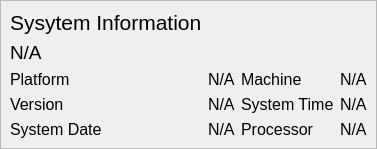
            <widget class="QWidget" name="system_page">
             <layout class="QVBoxLayout" name="verticalLayout_6">
              <property name="spacing">
               <number>0</number>
              </property>
              <property name="leftMargin">
               <number>0</number>
              </property>
              <property name="topMargin">
               <number>0</number>
              </property>
              <property name="rightMargin">
               <number>0</number>
              </property>
              <property name="bottomMargin">
               <number>0</number>
              </property>
              <item>
               <widget class="QFrame" name="frame_2">
                <property name="frameShape">
                 <enum>QFrame::StyledPanel</enum>
                </property>
                <property name="frameShadow">
                 <enum>QFrame::Raised</enum>
                </property>
                <layout class="QGridLayout" name="gridLayout_7">
                 <item row="4" column="2">
                  <widget class="QLabel" name="label_63">
                   <property name="font">
                    <font>
                     <pointsize>12</pointsize>
                     <italic>false</italic>
                     <bold>false</bold>
                    </font>
                   </property>
                   <property name="text">
                    <string>System Time</string>
                   </property>
                  </widget>
                 </item>
                 <item row="2" column="1">
                  <widget class="QLabel" name="system_platform">
                   <property name="font">
                    <font>
                     <pointsize>12</pointsize>
                     <italic>false</italic>
                     <bold>false</bold>
                    </font>
                   </property>
                   <property name="text">
                    <string>N/A</string>
                   </property>
                  </widget>
                 </item>
                 <item row="2" column="0">
                  <widget class="QLabel" name="label_56">
                   <property name="font">
                    <font>
                     <pointsize>12</pointsize>
                     <italic>false</italic>
                     <bold>false</bold>
                    </font>
                   </property>
                   <property name="text">
                    <string>Platform</string>
                   </property>
                  </widget>
                 </item>
                 <item row="4" column="0">
                  <widget class="QLabel" name="label_57">
                   <property name="font">
                    <font>
                     <pointsize>12</pointsize>
                     <italic>false</italic>
                     <bold>false</bold>
                    </font>
                   </property>
                   <property name="text">
                    <string>Version</string>
                   </property>
                  </widget>
                 </item>
                 <item row="5" column="0">
                  <widget class="QLabel" name="label_58">
                   <property name="font">
                    <font>
                     <pointsize>12</pointsize>
                     <italic>false</italic>
                     <bold>false</bold>
                    </font>
                   </property>
                   <property name="text">
                    <string>System Date</string>
                   </property>
                  </widget>
                 </item>
                 <item row="4" column="1">
                  <widget class="QLabel" name="system_version">
                   <property name="font">
                    <font>
                     <pointsize>12</pointsize>
                     <italic>false</italic>
                     <bold>false</bold>
                    </font>
                   </property>
                   <property name="text">
                    <string>N/A</string>
                   </property>
                  </widget>
                 </item>
                 <item row="2" column="2">
                  <widget class="QLabel" name="label_62">
                   <property name="font">
                    <font>
                     <pointsize>12</pointsize>
                     <italic>false</italic>
                     <bold>false</bold>
                    </font>
                   </property>
                   <property name="text">
                    <string>Machine</string>
                   </property>
                  </widget>
                 </item>
                 <item row="0" column="0">
                  <widget class="QLabel" name="label_54">
                   <property name="font">
                    <font>
                     <pointsize>16</pointsize>
                     <italic>false</italic>
                     <bold>false</bold>
                    </font>
                   </property>
                   <property name="text">
                    <string>Sysytem Information</string>
                   </property>
                  </widget>
                 </item>
                 <item row="5" column="1">
                  <widget class="QLabel" name="system_date">
                   <property name="font">
                    <font>
                     <pointsize>12</pointsize>
                     <italic>false</italic>
                     <bold>false</bold>
                    </font>
                   </property>
                   <property name="text">
                    <string>N/A</string>
                   </property>
                  </widget>
                 </item>
                 <item row="1" column="0">
                  <widget class="QLabel" name="system_name">
                   <property name="font">
                    <font>
                     <pointsize>14</pointsize>
                     <italic>false</italic>
                     <bold>false</bold>
                    </font>
                   </property>
                   <property name="text">
                    <string>N/A</string>
                   </property>
                  </widget>
                 </item>
                 <item row="2" column="3">
                  <widget class="QLabel" name="system_machine">
                   <property name="font">
                    <font>
                     <pointsize>12</pointsize>
                     <italic>false</italic>
                     <bold>false</bold>
                    </font>
                   </property>
                   <property name="text">
                    <string>N/A</string>
                   </property>
                  </widget>
                 </item>
                 <item row="4" column="3">
                  <widget class="QLabel" name="system_time">
                   <property name="font">
                    <font>
                     <pointsize>12</pointsize>
                     <italic>false</italic>
                     <bold>false</bold>
                    </font>
                   </property>
                   <property name="text">
                    <string>N/A</string>
                   </property>
                  </widget>
                 </item>
                 <item row="5" column="2">
                  <widget class="QLabel" name="label_64">
                   <property name="font">
                    <font>
                     <pointsize>12</pointsize>
                     <italic>false</italic>
                     <bold>false</bold>
                    </font>
                   </property>
                   <property name="text">
                    <string>Processor</string>
                   </property>
                  </widget>
                 </item>
                 <item row="5" column="3">
                  <widget class="QLabel" name="system_processor">
                   <property name="font">
                    <font>
                     <pointsize>12</pointsize>
                     <italic>false</italic>
                     <bold>false</bold>
                    </font>
                   </property>
                   <property name="text">
                    <string>N/A</string>
                   </property>
                  </widget>
                 </item>
                </layout>
               </widget>
              </item>
             </layout>
            </widget>
